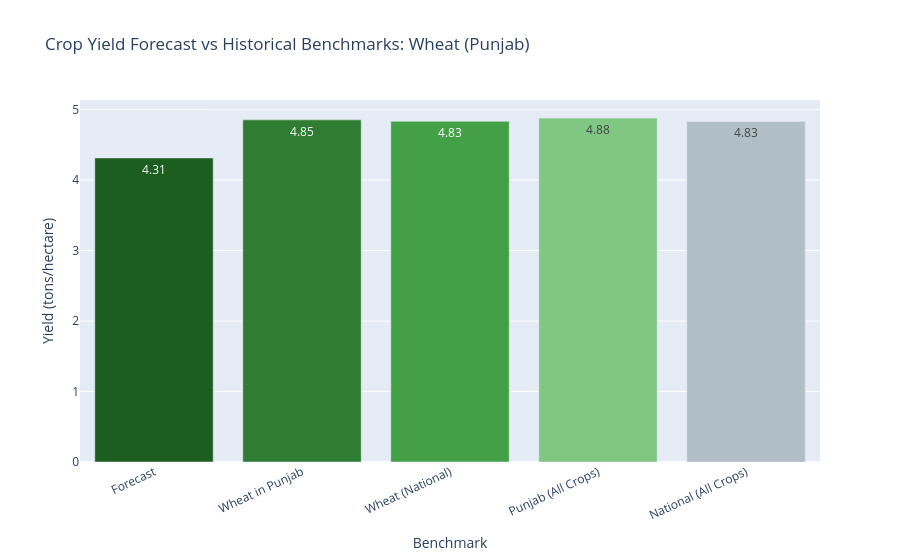
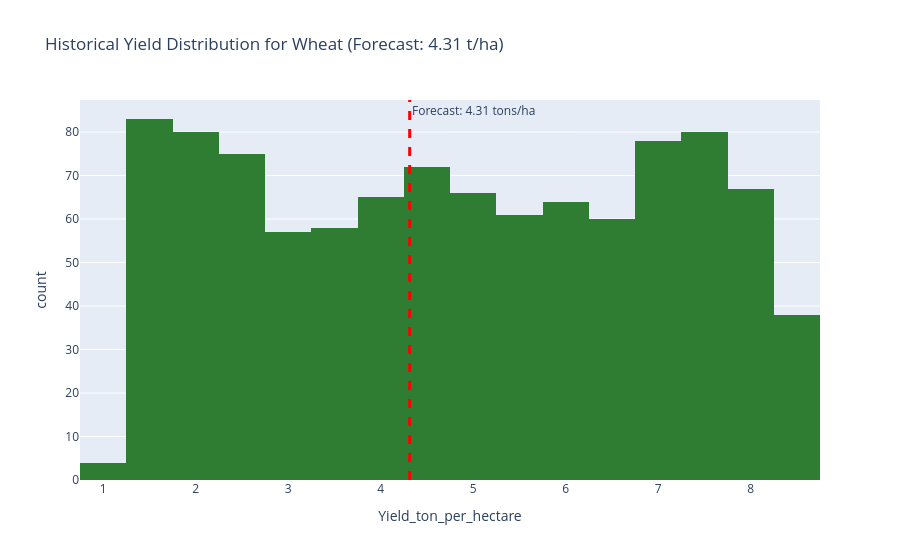

Notebook code cell kept with these figures, in order:
### Code cell
# =============================================================================
# CELL 33 | CROP YIELD FORECASTING — FULL DATASET RETRAINING & EXPORT
# PURPOSE : Retrain the best crop yield model on ALL available records (2014–2024)
#           and save it as crop_yield_model.pkl for the Streamlit dashboard.
# WHY     : Using the full dataset for final model training (after evaluation is
#           complete) maximises the information available to the model before
#           deployment — the standard ML production practice.
# BONUS   : Executes a sample forecasting scenario (Wheat in Punjab, Rabi season)
#           and displays yield benchmarks and historical distribution charts.
# FILE    : crop_yield_model.pkl
#           - Loaded by Streamlit's 'Crop Yield Forecasting' page
# =============================================================================

# =====================================================
# CROP YIELD FORECASTING & MODEL EXPORT
# =====================================================
# Fits the best model on all available records, saves crop_yield_model.pkl
# for the Streamlit dashboard, and executes an end-to-end forecasting scenario.

from sklearn.compose import ColumnTransformer
from sklearn.ensemble import RandomForestRegressor
from sklearn.impute import SimpleImputer
from sklearn.pipeline import Pipeline
from sklearn.preprocessing import OneHotEncoder, StandardScaler
import plotly.express as px
import pandas as pd
from IPython.display import display
import joblib

yield_target = "Yield_ton_per_hectare"
forecast_categorical_features = [
    "State", "Season", "Crop_Type", "Soil_Type", "Irrigation_Type"
]
forecast_numeric_features = [
    "Rainfall_mm", "Avg_Temperature_C", "Humidity_percent",
    "Fertilizer_Used_kg", "Pesticide_Used_kg", "Cultivated_Area_hectares"
]
forecast_features = forecast_categorical_features + forecast_numeric_features

forecast_df = df.copy()
for column in forecast_numeric_features + [yield_target]:
    forecast_df[column] = pd.to_numeric(forecast_df[column], errors="coerce")
forecast_df = forecast_df.dropna(subset=[yield_target]).copy()

forecast_preprocessor = ColumnTransformer(
    transformers=[
        ("categorical", Pipeline([
            ("imputer", SimpleImputer(strategy="most_frequent")),
            ("encoder", OneHotEncoder(handle_unknown="ignore"))
        ]), forecast_categorical_features),
        ("numerical", Pipeline([
            ("imputer", SimpleImputer(strategy="median")),
            ("scaler", StandardScaler())
        ]), forecast_numeric_features)
    ]
)

yield_forecast_model = Pipeline([
    ("preprocessing", forecast_preprocessor),
    ("model", RandomForestRegressor(
        n_estimators=150, random_state=42, min_samples_leaf=2
    ))
])
yield_forecast_model.fit(
    forecast_df[forecast_features], forecast_df[yield_target]
)
print("Crop-yield forecasting model successfully trained on", len(forecast_df), "records.")

# Save the trained model for the Streamlit application
joblib.dump(yield_forecast_model, "crop_yield_model.pkl")
print("Crop Yield Forecasting Model Saved Successfully as 'crop_yield_model.pkl'!")

# Execute a Crop Yield Forecasting Scenario
forecast_input = {
    "State": "Punjab",
    "Season": "Rabi",
    "Crop_Type": "Wheat",
    "Soil_Type": "Alluvial",
    "Irrigation_Type": "Canal",
    "Rainfall_mm": 650.0,
    "Avg_Temperature_C": 22.0,
    "Humidity_percent": 55.0,
    "Fertilizer_Used_kg": 180.0,
    "Pesticide_Used_kg": 8.0,
    "Cultivated_Area_hectares": 5.0
}

forecast_row = pd.DataFrame([forecast_input], columns=forecast_features)
predicted_yield = float(yield_forecast_model.predict(forecast_row)[0])
crop_name = forecast_input["Crop_Type"]
state_name = forecast_input["State"]
overall_average = float(forecast_df[yield_target].mean())

def historical_average(mask):
    values = forecast_df.loc[mask, yield_target]
    return float(values.mean()) if not values.empty else overall_average

crop_average = historical_average(forecast_df["Crop_Type"] == crop_name)
state_average = historical_average(forecast_df["State"] == state_name)
state_crop_average = historical_average(
    (forecast_df["State"] == state_name)
    & (forecast_df["Crop_Type"] == crop_name)
)
percentile = float(
    (forecast_df[yield_target] < predicted_yield).mean() * 100
)
total_output = predicted_yield * float(
    forecast_input["Cultivated_Area_hectares"]
)

if predicted_yield >= 5.5:
    yield_category = "Superior / High Yield Potential"
elif predicted_yield >= 4.5:
    yield_category = "Optimal / Healthy Yield"
elif predicted_yield >= 3.5:
    yield_category = "Moderate Production Potential"
else:
    yield_category = "Below Average / Low Yield"

print(f"\n=======================================================")
print(f"       CROP YIELD FORECASTING SCENARIO RESULT          ")
print(f"=======================================================")
print(f"Crop: {crop_name} | State: {state_name} | Season: {forecast_input['Season']}")
print(f"Soil Type: {forecast_input['Soil_Type']} | Irrigation: {forecast_input['Irrigation_Type']}")
print(f"Cultivated Area: {forecast_input['Cultivated_Area_hectares']:.1f} hectares")
print(f"Predicted Crop Yield: {predicted_yield:.2f} tons/hectare")
print(f"Estimated Total Output: {total_output:.2f} metric tons")
print(f"Yield Classification: {yield_category}")
print(f"Historical Percentile: {percentile:.1f}th percentile")
print(f"=======================================================\n")

yield_benchmarks = pd.DataFrame({
    "Benchmark": [
        "Forecast", f"{crop_name} in {state_name}",
        f"{crop_name} (National)", f"{state_name} (All Crops)",
        "National (All Crops)"
    ],
    "Yield (tons/hectare)": [
        predicted_yield, state_crop_average, crop_average,
        state_average, overall_average
    ]
})
print("Yield Benchmark Comparisons:")
display(yield_benchmarks.round(2))

benchmark_fig = px.bar(
    yield_benchmarks, x="Benchmark", y="Yield (tons/hectare)",
    color="Benchmark", text_auto=".2f",
    title=f"Crop Yield Forecast vs Historical Benchmarks: {crop_name} ({state_name})",
    color_discrete_sequence=["#1B5E20", "#2E7D32", "#43A047", "#81C784", "#B0BEC5"]
)
benchmark_fig.update_layout(showlegend=False, xaxis_tickangle=-25)
benchmark_fig.show()

crop_history = forecast_df.loc[
    forecast_df["Crop_Type"] == crop_name, yield_target
]
history_fig = px.histogram(
    crop_history, x=yield_target, nbins=25,
    title=f"Historical Yield Distribution for {crop_name} (Forecast: {predicted_yield:.2f} t/ha)",
    color_discrete_sequence=["#2E7D32"]
)
history_fig.add_vline(
    x=predicted_yield, line_dash="dash", line_color="red", line_width=3,
    annotation_text=f"Forecast: {predicted_yield:.2f} tons/ha"
)
history_fig.show()

### Figure 1 — Plotly figure (JSON) as saved in the notebook; plotly's stock layout.template omitted (floating-point values rounded to 4 significant figures)
{"data": [{"hovertemplate": "Benchmark=%{x}<br>Yield (tons/hectare)=%{y}<extra></extra>", "legendgroup": "Forecast", "marker": {"color": "#1B5E20", "pattern": {"shape": ""}}, "name": "Forecast", "orientation": "v", "showlegend": true, "textposition": "auto", "texttemplate": "%{y:.2f}", "type": "bar", "x": ["Forecast"], "xaxis": "x", "y": [4.314], "yaxis": "y"}, {"hovertemplate": "Benchmark=%{x}<br>Yield (tons/hectare)=%{y}<extra></extra>", "legendgroup": "Wheat in Punjab", "marker": {"color": "#2E7D32", "pattern": {"shape": ""}}, "name": "Wheat in Punjab", "orientation": "v", "showlegend": true, "textposition": "auto", "texttemplate": "%{y:.2f}", "type": "bar", "x": ["Wheat in Punjab"], "xaxis": "x", "y": [4.855], "yaxis": "y"}, {"hovertemplate": "Benchmark=%{x}<br>Yield (tons/hectare)=%{y}<extra></extra>", "legendgroup": "Wheat (National)", "marker": {"color": "#43A047", "pattern": {"shape": ""}}, "name": "Wheat (National)", "orientation": "v", "showlegend": true, "textposition": "auto", "texttemplate": "%{y:.2f}", "type": "bar", "x": ["Wheat (National)"], "xaxis": "x", "y": [4.834], "yaxis": "y"}, {"hovertemplate": "Benchmark=%{x}<br>Yield (tons/hectare)=%{y}<extra></extra>", "legendgroup": "Punjab (All Crops)", "marker": {"color": "#81C784", "pattern": {"shape": ""}}, "name": "Punjab (All Crops)", "orientation": "v", "showlegend": true, "textposition": "auto", "texttemplate": "%{y:.2f}", "type": "bar", "x": ["Punjab (All Crops)"], "xaxis": "x", "y": [4.88], "yaxis": "y"}, {"hovertemplate": "Benchmark=%{x}<br>Yield (tons/hectare)=%{y}<extra></extra>", "legendgroup": "National (All Crops)", "marker": {"color": "#B0BEC5", "pattern": {"shape": ""}}, "name": "National (All Crops)", "orientation": "v", "showlegend": true, "textposition": "auto", "texttemplate": "%{y:.2f}", "type": "bar", "x": ["National (All Crops)"], "xaxis": "x", "y": [4.832], "yaxis": "y"}], "layout": {"barmode": "relative", "legend": {"title": {"text": "Benchmark"}, "tracegroupgap": 0}, "showlegend": false, "title": {"text": "Crop Yield Forecast vs Historical Benchmarks: Wheat (Punjab)"}, "xaxis": {"anchor": "y", "categoryarray": ["Forecast", "Wheat in Punjab", "Wheat (National)", "Punjab (All Crops)", "National (All Crops)"], "categoryorder": "array", "domain": [0.0, 1.0], "tickangle": -25, "title": {"text": "Benchmark"}}, "yaxis": {"anchor": "x", "domain": [0.0, 1.0], "title": {"text": "Yield (tons/hectare)"}}}}

### Figure 2 — Plotly figure (JSON) as saved in the notebook; plotly's stock layout.template omitted (floating-point values rounded to 4 significant figures; data arrays with more than 128 entries replaced by an {"elided": "..."} marker saying what was removed)
{"data": [{"bingroup": "x", "hovertemplate": "Yield_ton_per_hectare=%{x}<br>count=%{y}<extra></extra>", "legendgroup": "", "marker": {"color": "#2E7D32", "pattern": {"shape": ""}}, "name": "", "nbinsx": 25, "orientation": "v", "showlegend": false, "type": "histogram", "x": {"elided": "1008 float values"}, "xaxis": "x", "yaxis": "y"}], "layout": {"annotations": [{"showarrow": false, "text": "Forecast: 4.31 tons/ha", "x": 4.314, "xanchor": "left", "xref": "x", "y": 1, "yanchor": "top", "yref": "y domain"}], "barmode": "relative", "legend": {"tracegroupgap": 0}, "shapes": [{"line": {"color": "red", "dash": "dash", "width": 3}, "type": "line", "x0": 4.314, "x1": 4.314, "xref": "x", "y0": 0, "y1": 1, "yref": "y domain"}], "title": {"text": "Historical Yield Distribution for Wheat (Forecast: 4.31 t/ha)"}, "xaxis": {"anchor": "y", "domain": [0.0, 1.0], "title": {"text": "Yield_ton_per_hectare"}}, "yaxis": {"anchor": "x", "domain": [0.0, 1.0], "title": {"text": "count"}}}}
